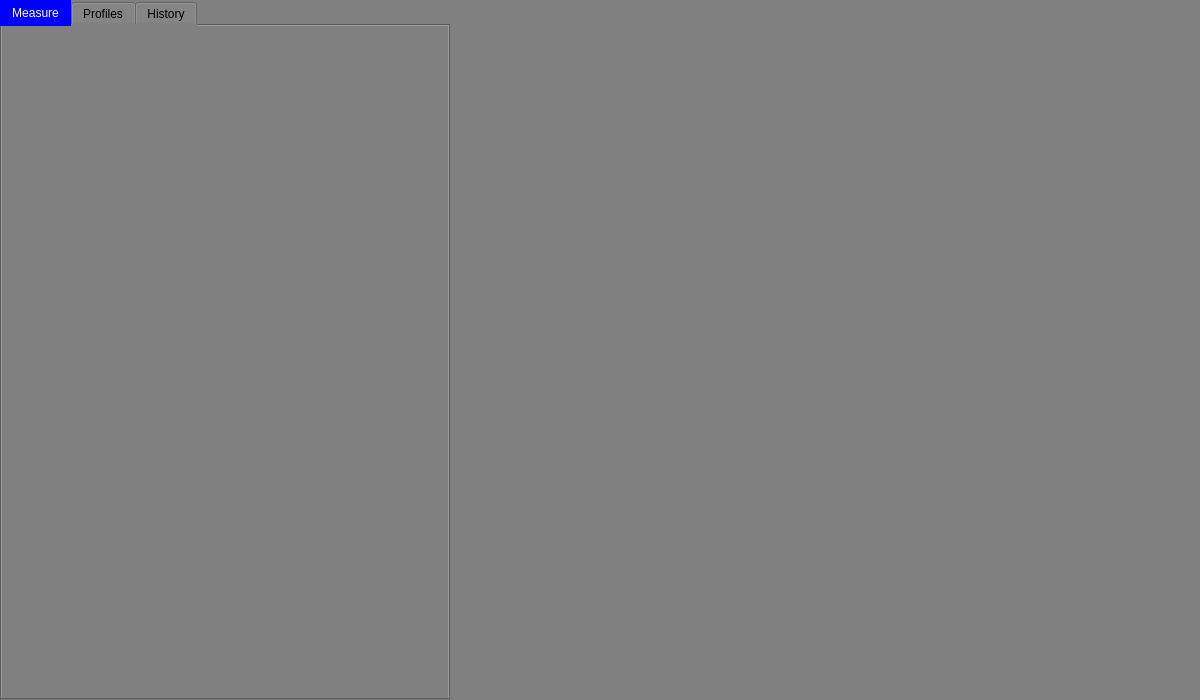
<?xml version="1.0" encoding="UTF-8"?>
<ui version="4.0">
 <class>MainWindow</class>
 <widget class="QMainWindow" name="MainWindow">
  <property name="geometry">
   <rect>
    <x>0</x>
    <y>0</y>
    <width>1200</width>
    <height>700</height>
   </rect>
  </property>
  <property name="minimumSize">
   <size>
    <width>1200</width>
    <height>700</height>
   </size>
  </property>
  <property name="maximumSize">
   <size>
    <width>1200</width>
    <height>700</height>
   </size>
  </property>
  <property name="windowTitle">
   <string>MainWindow</string>
  </property>
  <property name="styleSheet">
   <string notr="true">background-color: gray;</string>
  </property>
  <widget class="QWidget" name="centralwidget">
   <widget class="QTabWidget" name="tabWidget">
    <property name="geometry">
     <rect>
      <x>0</x>
      <y>0</y>
      <width>450</width>
      <height>700</height>
     </rect>
    </property>
    <property name="styleSheet">
     <string notr="true">QTabBar::tab:selected {background-color: blue; color: white;}</string>
    </property>
    <property name="currentIndex">
     <number>0</number>
    </property>
    <property name="tabsClosable">
     <bool>false</bool>
    </property>
    <widget class="MeasureWidget" name="measure">
     <attribute name="title">
      <string>Measure</string>
     </attribute>
    </widget>
    <widget class="ProfilesWidget" name="profiles">
     <attribute name="title">
      <string>Profiles</string>
     </attribute>
    </widget>
    <widget class="QWidget" name="history">
     <attribute name="title">
      <string>History</string>
     </attribute>
    </widget>
   </widget>
   <widget class="RadotechWidget" name="radotech" native="true">
    <property name="geometry">
     <rect>
      <x>450</x>
      <y>0</y>
      <width>800</width>
      <height>700</height>
     </rect>
    </property>
   </widget>
  </widget>
 </widget>
 <customwidgets>
  <customwidget>
   <class>RadotechWidget</class>
   <extends>QWidget</extends>
   <header>radotechwidget.h</header>
   <container>1</container>
  </customwidget>
  <customwidget>
   <class>ProfilesWidget</class>
   <extends>QWidget</extends>
   <header>profileswidget.h</header>
   <container>1</container>
  </customwidget>
  <customwidget>
   <class>MeasureWidget</class>
   <extends>QWidget</extends>
   <header>measurewidget.h</header>
   <container>1</container>
  </customwidget>
 </customwidgets>
 <resources/>
 <connections/>
</ui>
